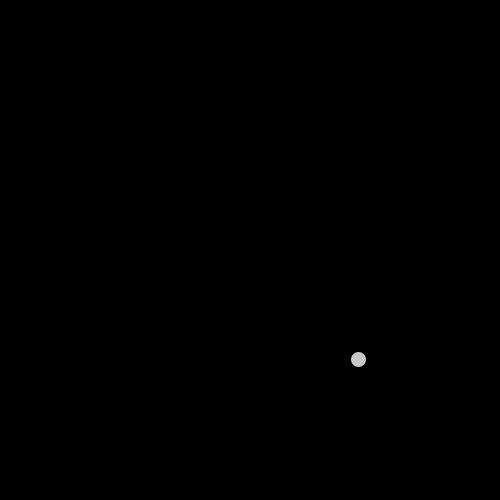
Frame 1 (no input)
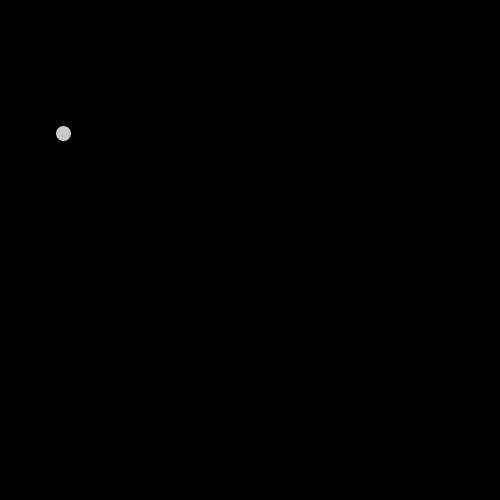
Frame 60 (the mouse pressed at the canvas centre just before this capture)
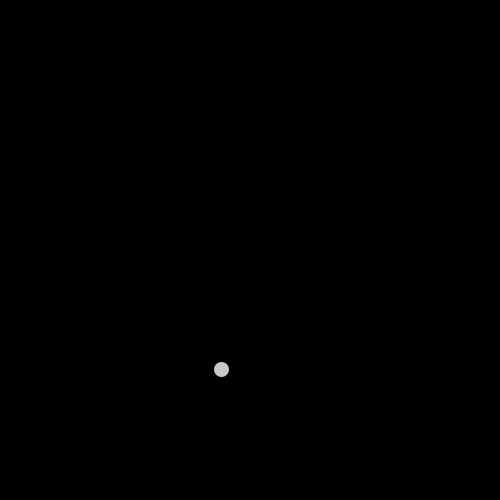
Frame 120 (the mouse held since frame 60 and released just before this capture)

The Processing sketch that drew these frames (run headless with seeded random() and noise(); from frame 60 on, the mouse is pressed at the canvas centre):

// Processing sketch: processing_52070
// ── processing_52070.pde

//--------------------------------------
// computer art 2012
// by antonio at 0280.org/processing
//---------------------------------------
// Lissajou Oscillation
//---------------------------------------


void setup() {
       size(500, 500);
       //noLoop();
       background(0);
}
// variabili globali
float t = 0;
float velocity = 0.01;

void draw() {
        smooth();
        stroke (200); 
        strokeWeight(15);
    	float x = 200*cos(3*t+1)+width/2;
    	float y = 120*sin(5*t+2)+height/2;   
    	t += velocity;
        background(0);
        point(x,y);
       }
